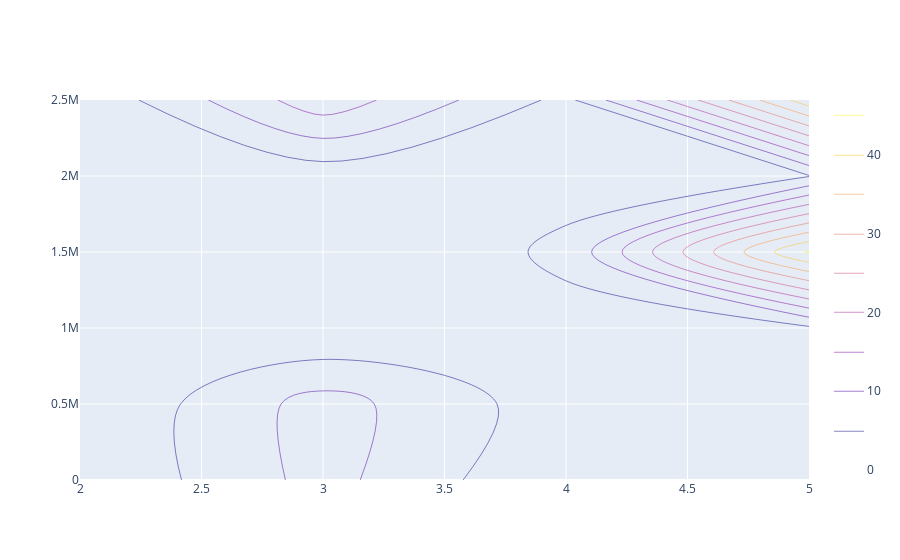

Notebook source saved alongside this figure:
### Code cell
x_axis = 'pole-task_group_name-groundline-t_interval'
y_axis = 'pole-consequence-cost'
z_axis = 'value_lost'

make_contour_plot(df_total, x_axis=x_axis, y_axis=y_axis, z_axis=z_axis)

### Figure 1 — Plotly figure (JSON) as saved in the notebook; plotly's stock layout.template omitted (floating-point values rounded to 4 significant figures)
{"data": [{"contours": {"coloring": "lines"}, "type": "contour", "x": [2, 3, 4, 5, 6, 7], "y": [0, 500000, 1000000, 1500000], "z": [[0.116, 11.81, 0, 0], [0, 12.09, 2.193, 3.128], [0.4186, 0, 3.699, 4.137], [0.5248, 0.7022, 5.795, 45.68], [0.4938, 1.911, 3.521, 4.732], [0.7682, 18.25, 3.501, 43.06]]}], "layout": {}}
